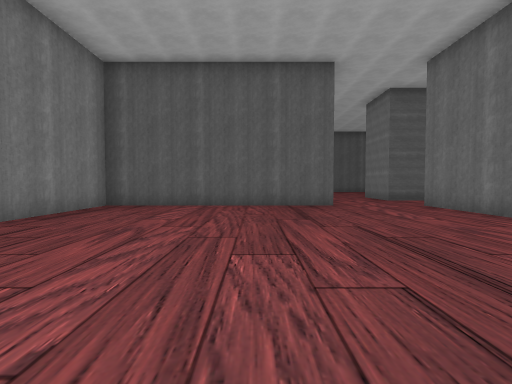
view 1 (above)

15 first-person views from a walk through a 3-D level made in the Unity game engine. The camera is 1.4 m above the floor, tilts 2° down and sees 85° across. The floor is counted in squares, 2 m on a side. Each view is taken from the middle of a square. On the plan, view 1 faces up. The plan holds only what a view shows up to about 9 squares ahead; the rest is blank.

view 2
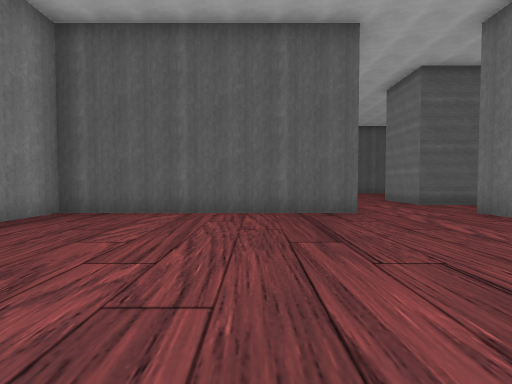

view 3
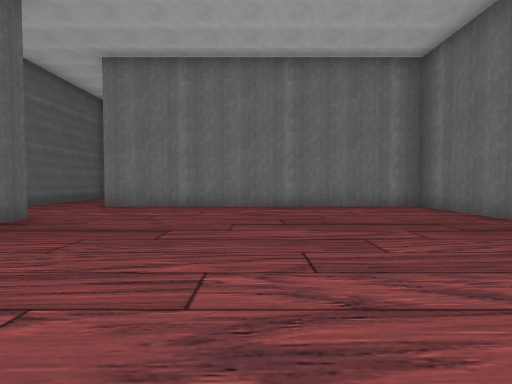

view 4
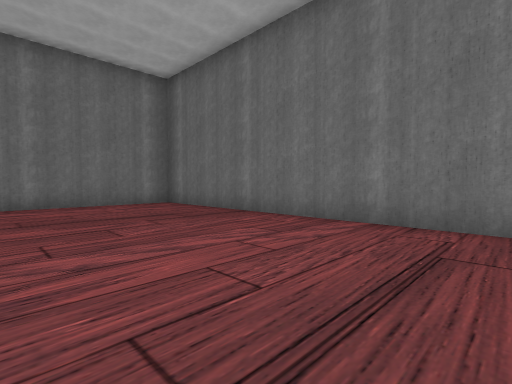

view 5
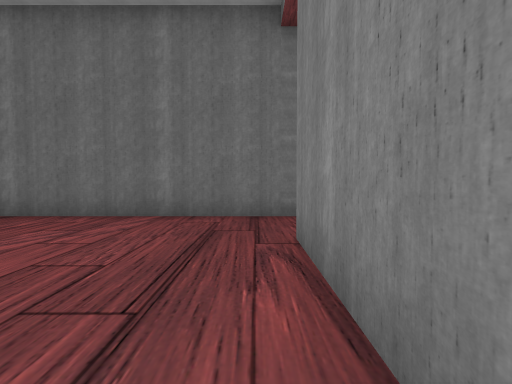

view 6
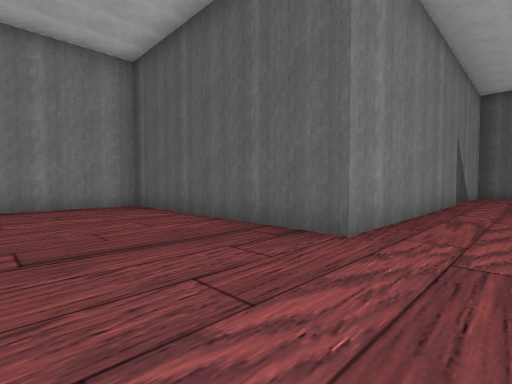

view 7
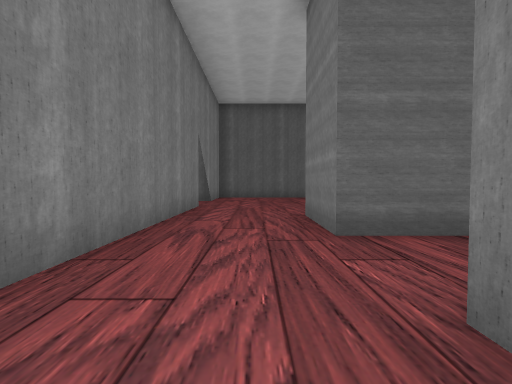

view 8
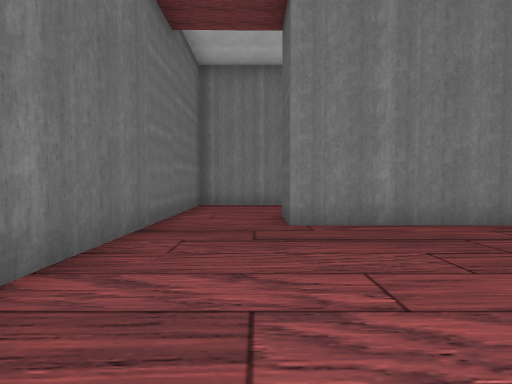

view 9
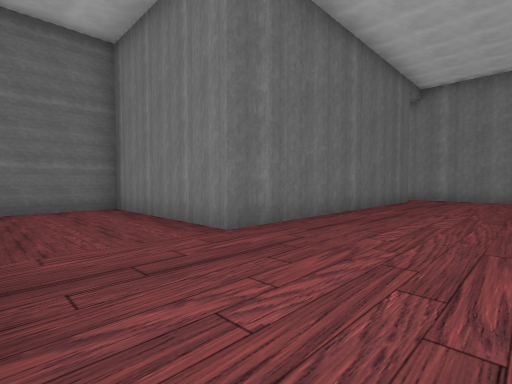

view 10
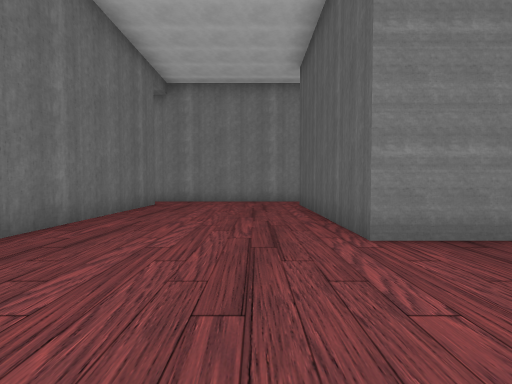

view 11
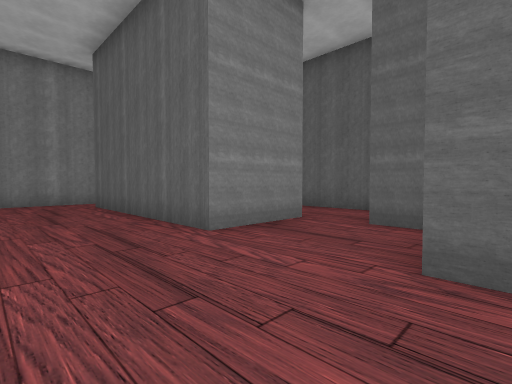

view 12
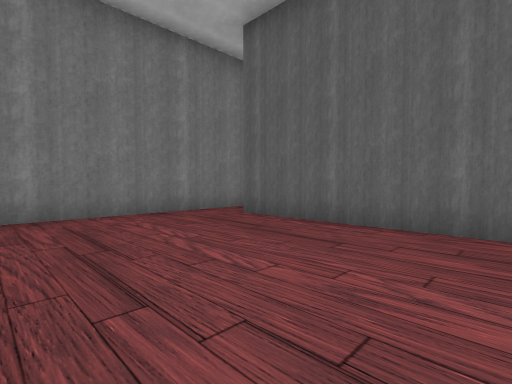

view 13
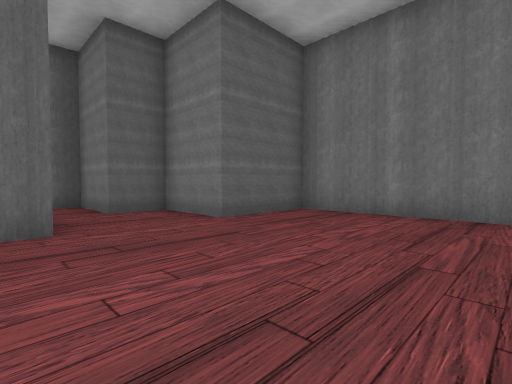

view 14
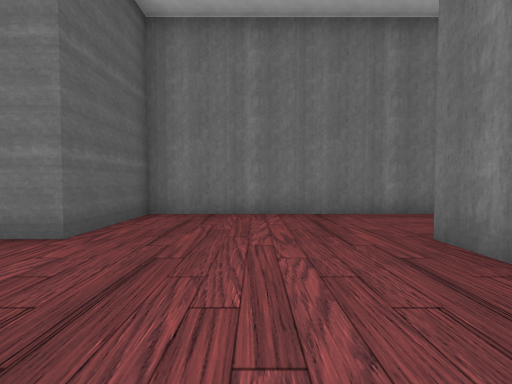

view 15
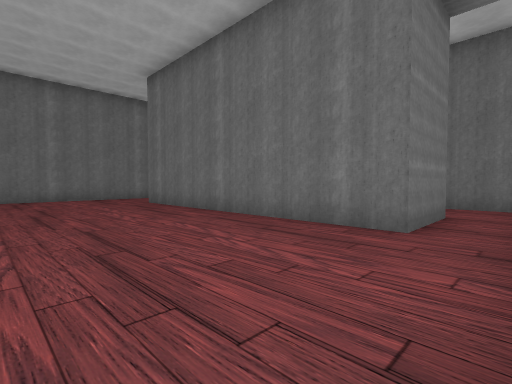

### Floor plan
Points are (right, up) in squares from view 1. A wall is a line through its corners. A room is listed if a view was taken in it or the views show most of it. See-through windows are left out.
Room 1 (views 1, 2, 3, 4, 5, 6, 7, 8)
walls: (-4.4, -0.7) (5, -0.7) (5, 8.4); (6.9, 10.6) (5, 10.6) (5, 12.9); (2.3, 13.6) (2.3, 8.4) (-4.5, 8.4) (-4.5, 1.6)
ways out: opening at (-5, 0.5) to room 2; opening at (3.5, 12.5); opening at (5.5, 9.5)
Room 2 (views 9, 10, 11, 12, 13, 14, 15)
walls: (-11.3, 10.8) (-11.3, 8.4) (-16.9, 8.4); (-16.8, 3.8) (-8.6, 3.8) (-8.6, -0.7) (-4.4, -0.7); (-5.9, 2) (-5.9, 8.4) (-8.6, 8.4) (-8.6, 10.6) (-9.9, 10.6); (-4.5, 1.6) (-5.9, 1.6)
ways out: opening at (-5, 0.5) to room 1; opening at (-17.5, 2.5); opening at (-17.5, 9.5); opening at (-11, 10)

Where each view was taken, in squares from view 1:
view 1: 0 up, 0 right, facing up
view 2: 2 up, 0 right, facing up
view 3: 4 up, 3 left, facing right
view 4: 4 up, 4 left, facing down-right
view 5: 5 up, 4 left, facing down
view 6: 5 up, 4 right, facing up-left
view 7: 7 up, 4 right, facing up
view 8: 1 up, 0 right, facing left
view 9: 7 up, 6 left, facing down-left
view 10: 7 up, 8 left, facing left
view 11: 6 up, 8 left, facing up-left
view 12: 4 up, 12 left, facing up-left
view 13: 4 up, 12 left, facing up-right
view 14: 6 up, 12 left, facing right
view 15: 8 up, 18 left, facing down-right
